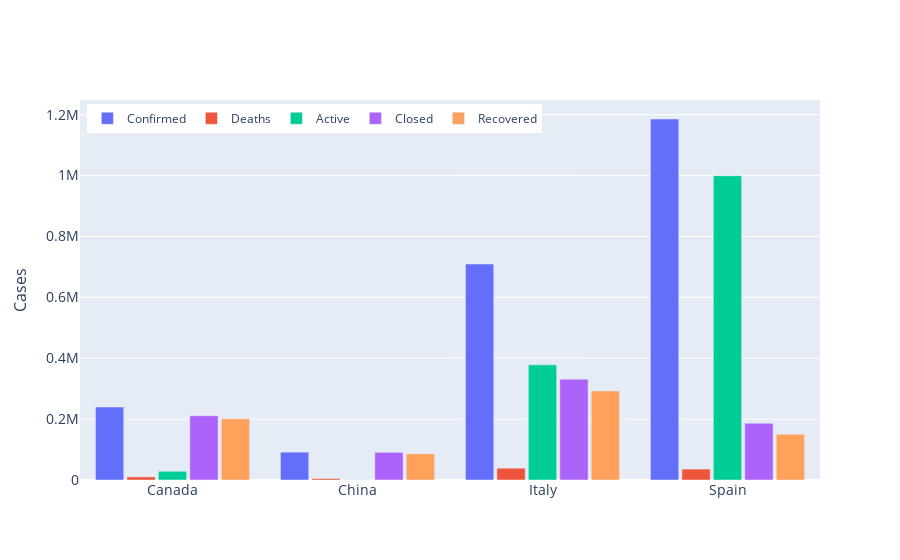

Notebook code cell kept with this figure:
### Code cell
countries = ["Spain","Canada","Italy","China"]
world_wild_analysis.countriesbar(summury_df_by_country, countries)

### Figure 1 — Plotly figure (JSON) as saved in the notebook; plotly's stock layout.template omitted (floating-point values rounded to 4 significant figures)
{"data": [{"name": "Confirmed", "type": "bar", "x": ["Canada", "China", "Italy", "Spain"], "y": [239649, 91397, 709335, 1185678]}, {"name": "Deaths", "type": "bar", "x": ["Canada", "China", "Italy", "Spain"], "y": [10230, 4739, 38826, 35878]}, {"name": "Active", "type": "bar", "x": ["Canada", "China", "Italy", "Spain"], "y": [28651, 496, 378129, 999424]}, {"name": "Closed", "type": "bar", "x": ["Canada", "China", "Italy", "Spain"], "y": [210998, 90901, 331206, 186254]}, {"name": "Recovered", "type": "bar", "x": ["Canada", "China", "Italy", "Spain"], "y": [200768, 86162, 292380, 150376]}], "layout": {"bargap": 0.15, "bargroupgap": 0.1, "barmode": "group", "legend": {"orientation": "h", "x": 0.01, "y": 0.99}, "xaxis": {"tickfont": {"size": 14}}, "yaxis": {"tickfont": {"size": 14}, "title": {"font": {"size": 16}, "text": "Cases"}}}}
